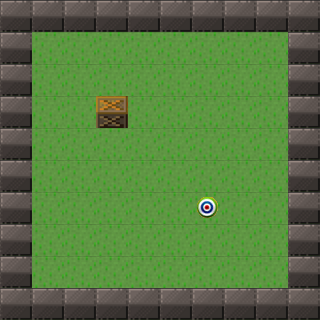

Below is a game level as drawn by its tile map, then a one-line description and the .tmx file that defines it, in full:
An orthogonal 10x10 tile map with 32x32 px tiles, 1 tile layer (图块层 1), 4 tilesets.

<map version="1.10" tiledversion="1.12.2" orientation="orthogonal" renderorder="right-down" width="10" height="10" tilewidth="32" tileheight="32" infinite="0" nextlayerid="2" nextobjectid="1">
 <tileset firstgid="1" name="grass" tilewidth="32" tileheight="32" tilecount="1" columns="1">
  <image source="grass.png" width="32" height="32" />
 </tileset>
 <tileset firstgid="2" name="wall" tilewidth="32" tileheight="32" tilecount="1" columns="1">
  <image source="wall.png" width="32" height="32" />
 </tileset>
 <tileset firstgid="3" name="target" tilewidth="32" tileheight="32" tilecount="1" columns="1">
  <image source="target.png" width="32" height="32" />
 </tileset>
 <tileset firstgid="4" name="box" tilewidth="32" tileheight="32" tilecount="1" columns="1">
  <image source="box.png" width="32" height="32" />
 </tileset>
 <layer id="1" name="图块层 1" width="10" height="10">
  <data encoding="csv">
2,2,2,2,2,2,2,2,2,2,
2,1,1,1,1,1,1,1,1,2,
2,1,1,1,1,1,1,1,1,2,
2,1,1,4,1,1,1,1,1,2,
2,1,1,1,1,1,1,1,1,2,
2,1,1,1,1,1,1,1,1,2,
2,1,1,1,1,1,3,1,1,2,
2,1,1,1,1,1,1,1,1,2,
2,1,1,1,1,1,1,1,1,2,
2,2,2,2,2,2,2,2,2,2
</data>
 </layer>
</map>
